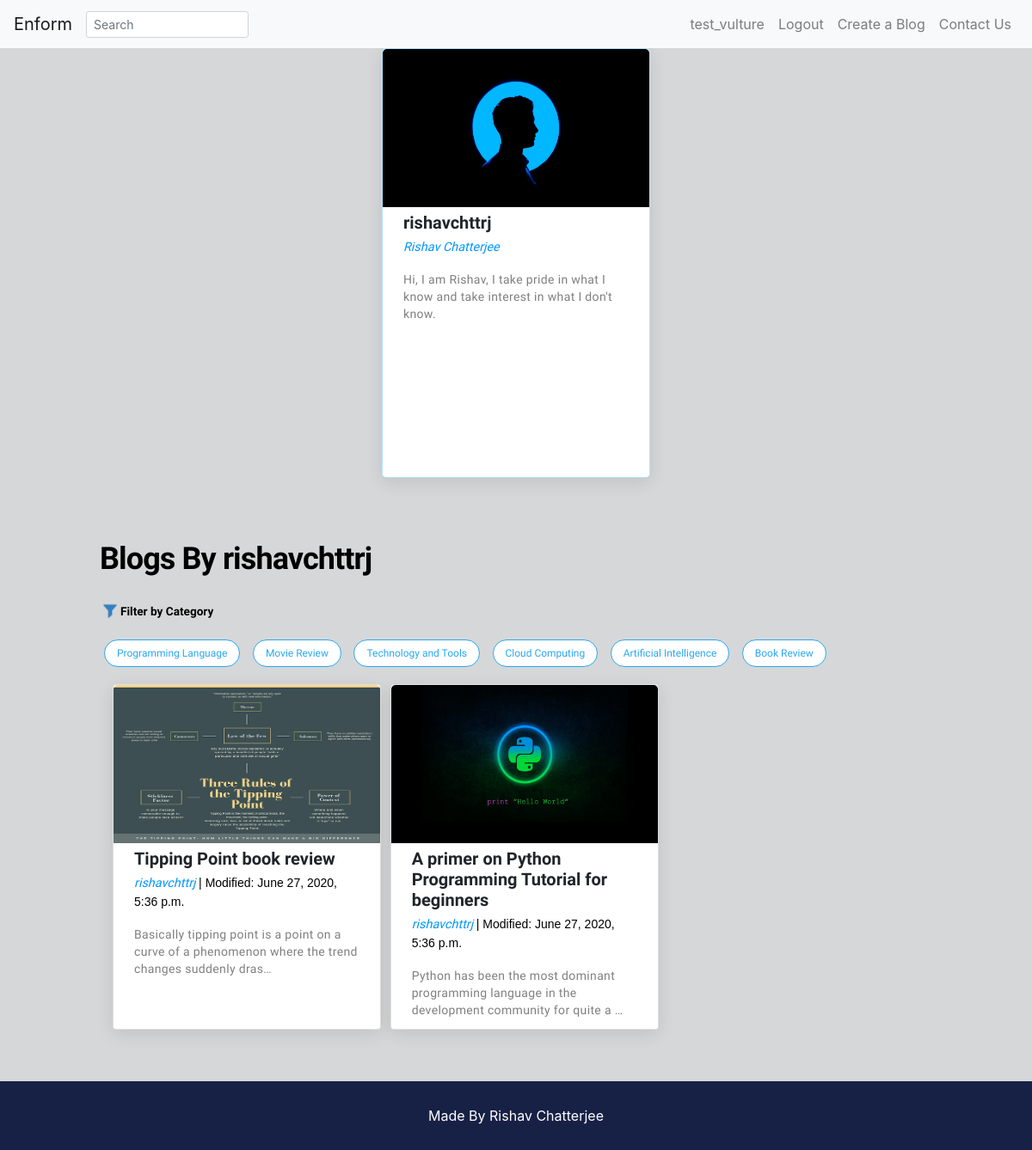
Before: /account/user_view/4 (signed in) with the older database file.
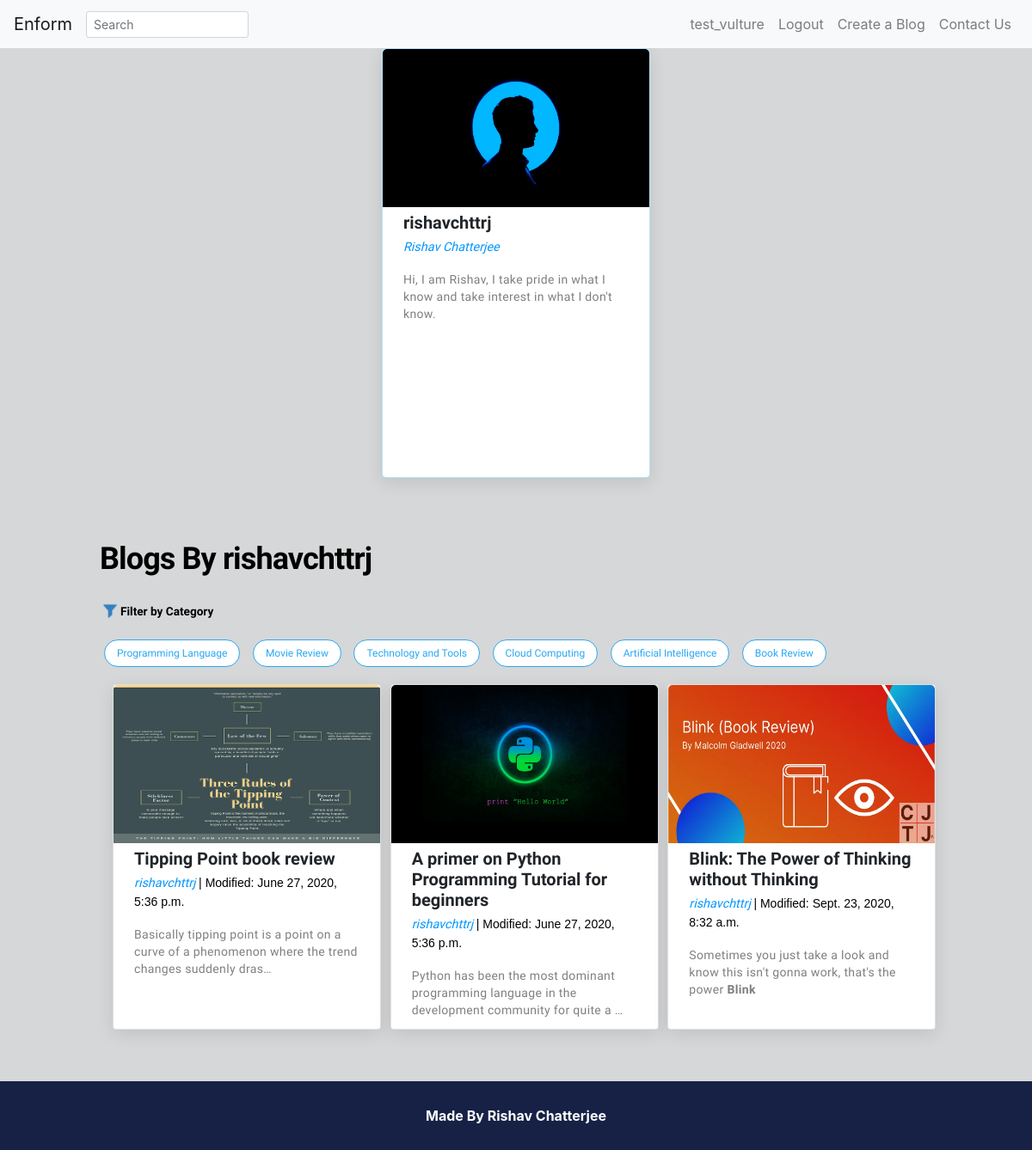
After: the same page with the newer database file.
### blog/models.py (models this page shows, shortened)
class Category(models.Model):
    name = models.CharField(max_length=30)
    description = models.TextField()
    class Meta:
        verbose_name_plural = 'categories'

class Post(models.Model):
    statuses = [("D","Draft"), ("P","Published")]
    title = models.CharField(max_length=250)
    content = HTMLField()
    status = models.CharField(max_length=1, choices=statuses, default = "D" )
    category = models.ForeignKey(Category,on_delete=models.CASCADE,related_name="categories")
    image = models.ImageField(upload_to='blog/',blank= True)
    slug = models.SlugField(blank = True, unique = True)
    author = models.ForeignKey(get_user_model(), on_delete=models.CASCADE)
    created_date = models.DateTimeField(auto_now_add=True, blank=True)
    modified_date = models.DateTimeField(auto_now=True, blank=True)
    objects = models.Manager()
    post_man = PostQuerySet.as_manager()

### account/models.py (models this page shows, shortened)
class User(AbstractUser):
    gro = [("R","Reader"), ("A","Author")]
    email = models.EmailField(unique=True)
    pic = models.ImageField(upload_to="account/", blank = True)
    bio = models.TextField(blank=True)
    group = models.CharField(max_length=1,choices=gro, default = "R")
    REQUIRED_FIELDS =("email",)
    def __str__(self):
        return self.username

### account/views.py (the view)
# urls.py: path('user_view/<int:id>', UserDetailsView.as_view(), name='detailuser'),
class UserDetailsView(LoginRequiredMixin,DetailView):
    login_url = reverse_lazy('login')
    model = get_user_model()
    template_name = "profile/profile.html"
    pk_url_kwarg = 'id'
    def get_context_data(self, **kwargs):
        context = super().get_context_data(**kwargs)
        categories = Category.objects.all()
        user = self.get_object()
        posts = Post.objects.filter(author = user)
        for post in posts:
            print(post.author)
            print(self.request.user)
        context['categories'] = categories
        context['posts'] = posts
        return context

### account/templates/profile/profile.html (shortened to what this page needs)
{% extends "blog/base.html"%}
{% block search_bar %}
<form class="form-inline " method="GET" action="url">
    <input class="form-control form-control-sm mr-3 w-75" name="search" type="text" placeholder="Search"
    aria-label="Search">
</form>
{% endblock %}
{% block content%}
<div class="profile-body" >
	<div class="profile-card">
		<div class="card-link">
		{% if user.pic %}
			<img src="{{user.pic.url}}" alt="user pic"/>
		{% else %}
			<img src="https://edyoda.s3.amazonaws.com/media/blog-images/learn-artificial-intelligence.jpeg" alt=""/>
		{% endif %}
		<div class="inner-div">
			<h3 class="title-name">{{user.username}}</h3>
			<p class="author"> {{user.first_name}} {{user.last_name}}</p>
			<div class="para">{{user.bio | safe |truncatechars:150 }}</div>
		</div>
		</div>
	</div>
</div>
<div class="card-body" >
    <div>
        <h1>Blogs By {{user.username}}</h1>
    </div>
    <div class="filter">
        <p><img/><span>Filter by Category</span></p>
    </div>
    <div class="category-buttons">
        {% for cats in categories %}
            <a href="{% url 'category_specific' cats.id %}"><button>{{cats.name}}</button>
        {% endfor %}
    </div>
    <div class="container">
        <div class="row" >
            {% for post in posts %}
                <div class ="col-lg-4 col-md-6 col-sm-1" >
                    <div class="card">
                        <a class="card-link" href="{% url 'post-detail' post.slug %}">
                        {% if post.image %}
                            <img src="{{post.image.url}}" alt="blog thumbnail"/>
                        {% else %}
                            <img src="https://edyoda.s3.amazonaws.com/media/blog-images/learn-artificial-intelligence.jpeg" alt=""/>
                        {% endif %}
                        <div class="inner-div">
                            <h3 class="title-name">{{post.title}}</h3>
                            <p class="author"> {{user.username}} <span class ="date"> | Modified: {{post.modified_date}} </span></p>
                            <div class="para">{{post.content | safe |truncatechars:100 }}</div>
                        </div>
                        </a>
                    </div>
                </div>
            {% endfor %}
        </div>
    </div>
</div>
{% endblock %}

### blog/templates/blog/base.html (shortened to what this page needs)
{% load static %}
<!DOCTYPE HTML>
<html>
    <head>
        <link rel="stylesheet" href="{% static 'blog/css/base.css' %}">
        <link rel="stylesheet" href="https://stackpath.bootstrapcdn.com/bootstrap/4.5.0/css/bootstrap.min.css">
    </head>
    <body>
        <section id="title">
            <nav class="navbar navbar-expand-lg navbar-light bg-light" >
                <a class="navbar-brand" href="{% url 'home' %}">Enform</a>
                {% block search_bar %}
                {% endblock %}
                <div class = "collapse navbar-collapse" id="navbarSupportedContent">
                    <ul class = "navbar-nav ml-auto" >
                        {% if user.is_authenticated %}
                            <li class= "nav-item" >
                                <a class="nav-link" href="{% url 'detailuser' user.id %}">{{ request.user.username }}</a>
                            </li>
                            <li class= "nav-item" >
                                <a class="nav-link" href="{% url 'logout' %}">Logout</a>
                            </li>
                        {% endif %}
                        <li class= "nav-item" >
                            <a class= "nav-link" href = "{% url 'create_new' %}" >Create a Blog</a>
                        </li>
                        <li class= "nav-item" >
                            <a class= "nav-link" href = "{% url 'contact' %}" >Contact Us</a>
                        </li>
                    </ul>
                </div>
            </nav>
        </section>
        <div id="main">
            {% block content %}
            {% endblock %}
        </div>
    </body>
    <div id="bottom-bar">
        <div id="wrap-element">
            <p id="ownership">Made By Rishav Chatterjee</p>
        </div>
    </div>
</html>

Changed rows visible on the page:
added Post: image (picture), title "Blink: The Power of Thinking without Thinking", {{ user.username }} "rishavchttrj", modified_date "Sept. 23, 2020, 8:32 a.m.", content "Sometimes you just take a look and know this isn't gonna work, that's the power Blink"
